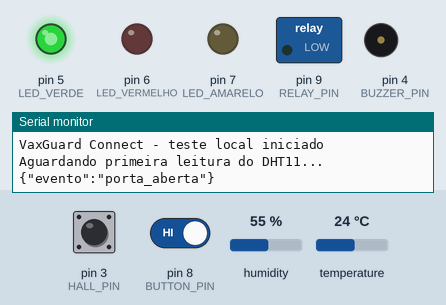
Simulated run of this sketch. Board: Arduino Uno, built with avr-gcc and run on an emulated ATmega328P. Parts: switched loads named in the sketch (green lamp = pin HIGH), output pins drawn as LEDs (lit = HIGH), buzzer (waves = sounding), the last lines printed to the serial monitor. Inputs (shaded band) come from the test bench; at power-on: pin 3 (HALL_PIN) HIGH, pin 8 (BUTTON_PIN) HIGH, humidity 55 %, temperature 24 °C.

Above: at 1.2 s.
1.3 s: pin 3 (HALL_PIN) pulled LOW for 0.15 s
At 6.1 s:
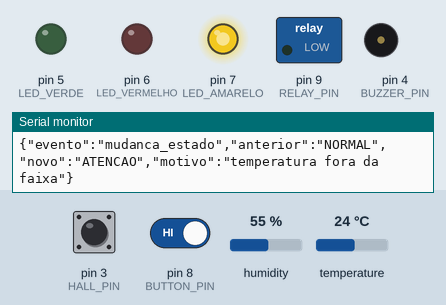
11.5 s: pin 3 (HALL_PIN) driven LOW and pin 8 (BUTTON_PIN) driven LOW
At 20.09 s:
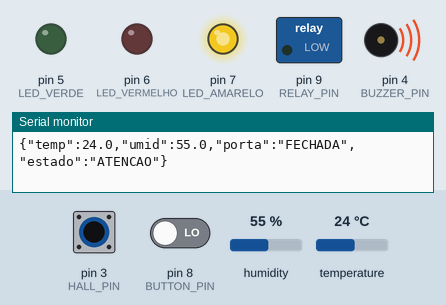
21.5 s: pin 3 (HALL_PIN) driven HIGH
At 36.2 s:
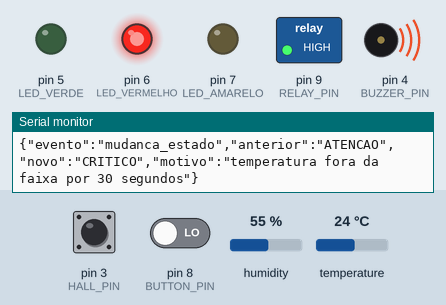
Timing chart, 0 to 37.6 s (numbered marks = the images above; inputs shaded):
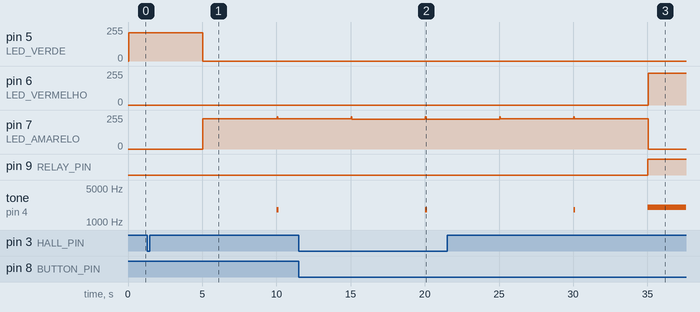

The sketch:

VaxGuard_Local.ino
```cpp
#include <DHT.h>

#define DHT_PIN 2
#define DHT_TYPE DHT11

#define HALL_PIN 3
#define BUZZER_PIN 4
#define LED_VERDE 5
#define LED_AMARELO 7
#define LED_VERMELHO 6
#define BUTTON_PIN 8
#define RELAY_PIN 9

const int MAGNET_DETECTED_LEVEL = LOW;
const int RELAY_ACTIVE_LEVEL = HIGH;

const float TEMP_MIN = 2.0;
const float TEMP_MAX = 8.0;
const float MARGEM_ATENCAO = 1.0;

const unsigned long INTERVALO_LEITURA = 5000;
const unsigned long TEMPO_ATENCAO_PORTA = 20000;
const unsigned long TEMPO_CRITICO_PORTA = 60000;
const unsigned long TEMPO_CRITICO_TEMP = 30000;
const unsigned long INTERVALO_BIPE = 10000;
const unsigned long DURACAO_BIPE = 150;

DHT dht(DHT_PIN, DHT_TYPE);

enum Estado {
  NORMAL,
  ATENCAO,
  CRITICO,
  RECONHECIDO,
  FALHA_SENSOR
};

Estado estadoAtual = NORMAL;

unsigned long ultimaLeitura = 0;
unsigned long inicioPortaAberta = 0;
unsigned long inicioTempFora = 0;
unsigned long ultimoBipe = 0;
unsigned long inicioBipe = 0;
unsigned long ultimaAlternancia = 0;
unsigned long inicioBotao = 0;

bool portaAberta = false;
bool temporizadorPortaAtivo = false;
bool temporizadorTempAtivo = false;
bool bipeAtivo = false;
bool ledsFalhaAlternados = false;
bool redReconhecidoLigado = false;
bool botaoEstavel = HIGH;
bool ultimaLeituraBotao = HIGH;
bool alarmeReconhecido = false;

int falhasDHT = 0;
float temperatura = NAN;
float umidade = NAN;

const unsigned long DEBOUNCE_MS = 40;
const unsigned long INTERVALO_PISCAR = 400;

const char* nomeEstado(Estado e) {
  switch (e) {
    case NORMAL: return "NORMAL";
    case ATENCAO: return "ATENCAO";
    case CRITICO: return "CRITICO";
    case RECONHECIDO: return "RECONHECIDO";
    case FALHA_SENSOR: return "FALHA_SENSOR";
    default: return "DESCONHECIDO";
  }
}

void registrarEvento(Estado anterior, Estado novo, const char* motivo) {
  Serial.print("{\"evento\":\"mudanca_estado\",\"anterior\":\"");
  Serial.print(nomeEstado(anterior));
  Serial.print("\",\"novo\":\"");
  Serial.print(nomeEstado(novo));
  Serial.print("\",\"motivo\":\"");
  Serial.print(motivo);
  Serial.println("\"}");
}

void mudarEstado(Estado novo, const char* motivo) {
  if (novo == estadoAtual) return;

  Estado anterior = estadoAtual;
  estadoAtual = novo;
  registrarEvento(anterior, novo, motivo);

  if (novo == CRITICO) {
    alarmeReconhecido = false;
  }

  if (novo == NORMAL) {
    alarmeReconhecido = false;
  }

  if (novo == FALHA_SENSOR) {
    alarmeReconhecido = false;
  }
}

void atualizarPorta(unsigned long agora) {
  bool magnetoDetectado =
    digitalRead(HALL_PIN) == MAGNET_DETECTED_LEVEL;

  portaAberta = !magnetoDetectado;

  if (portaAberta) {
    if (!temporizadorPortaAtivo) {
      inicioPortaAberta = agora;
      temporizadorPortaAtivo = true;
      Serial.println("{\"evento\":\"porta_aberta\"}");
    }
  } else {
    if (temporizadorPortaAtivo) {
      Serial.print("{\"evento\":\"porta_fechada\",\"duracao_ms\":");
      Serial.print(agora - inicioPortaAberta);
      Serial.println("}");
    }

    temporizadorPortaAtivo = false;
  }
}

void lerDHT(unsigned long agora) {
  if (agora - ultimaLeitura < INTERVALO_LEITURA) return;

  ultimaLeitura = agora;

  float novaTemp = dht.readTemperature();
  float novaUmid = dht.readHumidity();

  if (isnan(novaTemp) || isnan(novaUmid)) {
    falhasDHT++;

    Serial.print("{\"evento\":\"falha_leitura_dht\",\"consecutivas\":");
    Serial.print(falhasDHT);
    Serial.println("}");

    if (falhasDHT >= 3) {
      mudarEstado(FALHA_SENSOR, "3 leituras invalidas do DHT11");
    }

    return;
  }

  falhasDHT = 0;
  temperatura = novaTemp;
  umidade = novaUmid;

  Serial.print("{\"temp\":");
  Serial.print(temperatura, 1);
  Serial.print(",\"umid\":");
  Serial.print(umidade, 1);
  Serial.print(",\"porta\":\"");
  Serial.print(portaAberta ? "ABERTA" : "FECHADA");
  Serial.print("\",\"estado\":\"");
  Serial.print(nomeEstado(estadoAtual));
  Serial.println("\"}");
}

void lerBotao(unsigned long agora) {
  bool leitura = digitalRead(BUTTON_PIN);

  if (leitura != ultimaLeituraBotao) {
    inicioBotao = agora;
    ultimaLeituraBotao = leitura;
  }

  if (agora - inicioBotao >= DEBOUNCE_MS &&
      leitura != botaoEstavel) {
    botaoEstavel = leitura;

    if (botaoEstavel == LOW && estadoAtual == CRITICO) {
      alarmeReconhecido = true;
      mudarEstado(RECONHECIDO, "botao pressionado durante critico");
    }
  }
}

void atualizarEstado(unsigned long agora) {
  if (falhasDHT >= 3) {
    mudarEstado(FALHA_SENSOR, "sensor indisponivel");
    return;
  }

  bool tempFora = temperatura < TEMP_MIN || temperatura > TEMP_MAX;

  if (tempFora) {
    if (!temporizadorTempAtivo) {
      inicioTempFora = agora;
      temporizadorTempAtivo = true;
    }
  } else {
    temporizadorTempAtivo = false;
  }

  bool portaCritica = portaAberta &&
    temporizadorPortaAtivo &&
    agora - inicioPortaAberta >= TEMPO_CRITICO_PORTA;

  bool tempCritica = tempFora &&
    temporizadorTempAtivo &&
    agora - inicioTempFora >= TEMPO_CRITICO_TEMP;

  if (portaCritica || tempCritica) {
    if (estadoAtual != RECONHECIDO) {
      const char* motivo = portaCritica
        ? "porta aberta por 60 segundos"
        : "temperatura fora da faixa por 30 segundos";

      mudarEstado(CRITICO, motivo);
    }
    return;
  }

  if (estadoAtual == RECONHECIDO) {
    if (!tempFora && !portaAberta) {
      mudarEstado(NORMAL, "temperatura normalizada e porta fechada");
    }
    return;
  }

  bool pertoLimite =
    temperatura <= TEMP_MIN + MARGEM_ATENCAO ||
    temperatura >= TEMP_MAX - MARGEM_ATENCAO;

  bool portaAtencao = portaAberta &&
    temporizadorPortaAtivo &&
    agora - inicioPortaAberta >= TEMPO_ATENCAO_PORTA;

  if (tempFora || pertoLimite || portaAtencao) {
    const char* motivo = tempFora
      ? "temperatura fora da faixa"
      : (portaAtencao
        ? "porta aberta por mais de 20 segundos"
        : "temperatura proxima do limite");

    mudarEstado(ATENCAO, motivo);
  } else {
    mudarEstado(NORMAL, "temperatura na faixa e porta fechada");
  }
}

void atualizarBuzzer(unsigned long agora) {
  if (estadoAtual == CRITICO) {
    if (!alarmeReconhecido) {
      tone(BUZZER_PIN, 2000);
    } else {
      noTone(BUZZER_PIN);
    }
    bipeAtivo = false;
    return;
  }

  if (estadoAtual == RECONHECIDO ||
      estadoAtual == NORMAL ||
      estadoAtual == FALHA_SENSOR) {
    noTone(BUZZER_PIN);
    bipeAtivo = false;
    return;
  }

  if (estadoAtual == ATENCAO) {
    if (!bipeAtivo && agora - ultimoBipe >= INTERVALO_BIPE) {
      tone(BUZZER_PIN, 1800);
      inicioBipe = agora;
      ultimoBipe = agora;
      bipeAtivo = true;
    }

    if (bipeAtivo && agora - inicioBipe >= DURACAO_BIPE) {
      noTone(BUZZER_PIN);
      bipeAtivo = false;
    }
  }
}

void atualizarSaidas(unsigned long agora) {
  digitalWrite(LED_VERDE, LOW);
  digitalWrite(LED_AMARELO, LOW);
  digitalWrite(LED_VERMELHO, LOW);

  switch (estadoAtual) {
    case NORMAL:
      digitalWrite(LED_VERDE, HIGH);
      digitalWrite(RELAY_PIN, !RELAY_ACTIVE_LEVEL);
      break;

    case ATENCAO:
      digitalWrite(LED_AMARELO, HIGH);
      digitalWrite(RELAY_PIN, !RELAY_ACTIVE_LEVEL);
      break;

    case CRITICO:
      digitalWrite(LED_VERMELHO, HIGH);
      digitalWrite(RELAY_PIN, RELAY_ACTIVE_LEVEL);
      break;

    case RECONHECIDO:
      redReconhecidoLigado =
        ((agora / INTERVALO_PISCAR) % 2 == 0);
      digitalWrite(LED_VERMELHO, redReconhecidoLigado);
      digitalWrite(RELAY_PIN, RELAY_ACTIVE_LEVEL);
      break;

    case FALHA_SENSOR:
      if (agora - ultimaAlternancia >= INTERVALO_PISCAR) {
        ultimaAlternancia = agora;
        ledsFalhaAlternados = !ledsFalhaAlternados;
      }

      digitalWrite(LED_AMARELO, ledsFalhaAlternados);
      digitalWrite(LED_VERMELHO, !ledsFalhaAlternados);
      digitalWrite(RELAY_PIN, RELAY_ACTIVE_LEVEL);
      break;
  }
}

void setup() {
  Serial.begin(115200);

  pinMode(HALL_PIN, INPUT_PULLUP);
  pinMode(BUZZER_PIN, OUTPUT);
  pinMode(LED_VERDE, OUTPUT);
  pinMode(LED_AMARELO, OUTPUT);
  pinMode(LED_VERMELHO, OUTPUT);
  pinMode(BUTTON_PIN, INPUT_PULLUP);
  pinMode(RELAY_PIN, OUTPUT);

  digitalWrite(RELAY_PIN, !RELAY_ACTIVE_LEVEL);
  noTone(BUZZER_PIN);

  dht.begin();

  Serial.println("VaxGuard Connect - teste local iniciado");
  Serial.println("Aguardando primeira leitura do DHT11...");
}

void loop() {
  unsigned long agora = millis();

  atualizarPorta(agora);
  lerDHT(agora);
  lerBotao(agora);
  atualizarEstado(agora);
  atualizarBuzzer(agora);
  atualizarSaidas(agora);
}
```
